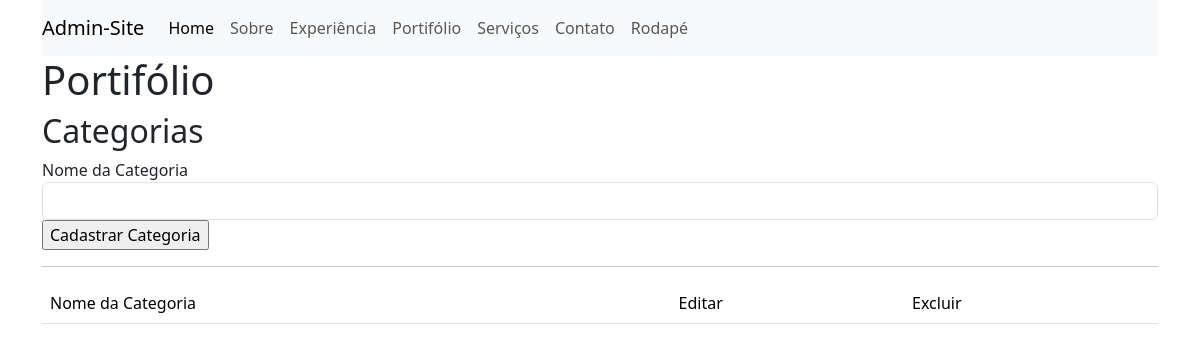
Page /admin/home.php?pg=portfolio (signed in) on the earlier database version.
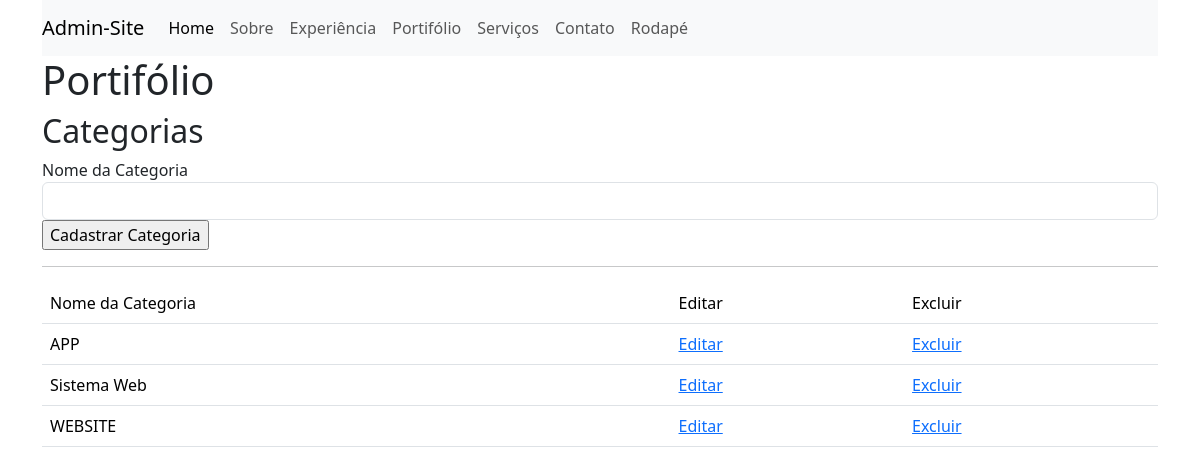
Same page on the later database version.
### tables this page shows
CREATE TABLE `categorias` (
  `id` int(10) unsigned NOT NULL AUTO_INCREMENT,
  `nome` varchar(50) DEFAULT NULL,
  PRIMARY KEY (`id`)
);

### admin/connect.php (called while the page is built, shortened)
<?php
class connect
{
  function selectFor($sql)
  {
    try {
      $cnx = new PDO('mysql:host=' . HOST . ';dbname=' . DB . '', USER, PASS, array(PDO::MYSQL_ATTR_INIT_COMMAND => "SET NAMES utf8"));
      $con = $cnx->prepare($sql);
      $con->execute();
      return $con->fetchAll(PDO::FETCH_ASSOC);
    } catch (PDOException $e) {
      echo "Ops! desculpe,  algo deu errado, por favor tente mais tarde:<br>";
      echo "<br>";
      echo $e->getMessage();
      exit;
    }
  }
}

### admin/pg/portfolio.php (the view, shortened to what this page needs)
<h1>Portifólio</h1>
<h2>Categorias</h2>
<?php if (isset($_GET['acao']) && $_GET['acao'] == 'editar' && isset($_GET['id'])): ?>
    <?php
    $id = $_GET['id'];
    $categoria = $sql->selectFor("SELECT * FROM categorias WHERE id = $id")[0];
    ?>
    <form class="form-group" method="post">
        <input type="hidden" name="id" value="<?php echo $categoria['id']; ?>">
        <label for="nomeCateg">Nome da Categoria</label>
        <input class="form-control" type="text" name="nomeCateg" id="nomeCateg" value="<?php echo $categoria['nome']; ?>" required>
        <input type="submit" name="editarCategoria" value="Editar">
    </form>
<?php else: ?>
    <form class="form-group" method="post">
        <label for="nomeCateg">Nome da Categoria</label>
        <input class="form-control" type="text" name="nomeCateg" id="nomeCateg" required>
        <input type="submit" name="cadastrarCategoria" value="Cadastrar Categoria">
    </form>
<?php endif; ?>
<hr>
<table class="table table-stripped">
    <tr>
        <td>Nome da Categoria</td>
        <td>Editar</td>
        <td>Excluir</td>
    </tr>
    <?php
    $categ = $sql->selectFor("SELECT * FROM categorias ORDER BY nome ASC");
    foreach ($categ as $v) {
        echo "<tr>
                <td>{$v['nome']}</td>
                <td>
                <a href=\"home.php?pg=portfolio&acao=editar&id={$v['id']}\">Editar</a>
                </td>
                <td>
                <a href=\"home.php?pg=portfolio&acao=excluir&id={$v['id']}\" onclick=\"return confirm('Tem certeza que deseja excluir a categoria?');\">Excluir</a>
                </td>
            </tr>";
    }
    ?>
</table>

Differences in the rows shown:
added categorias: nome "APP"
added categorias: nome "Sistema Web"
added categorias: nome "WEBSITE"
